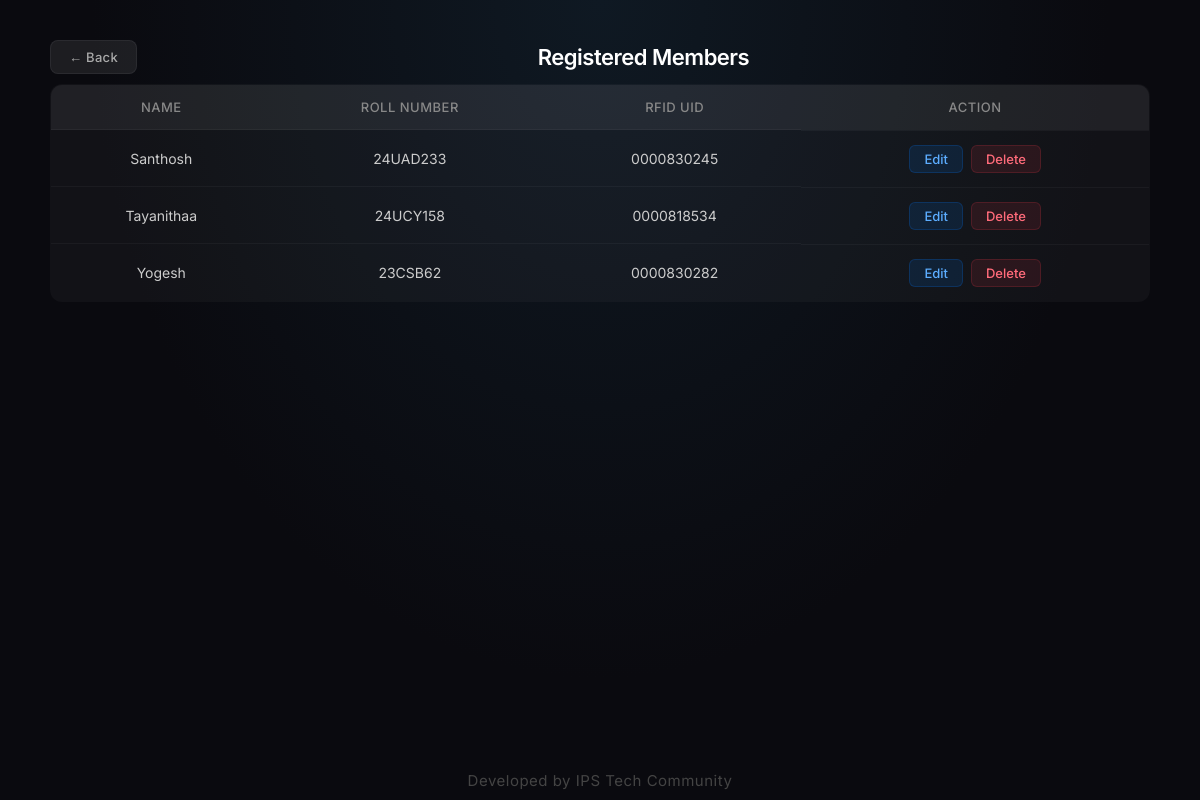
Page /members on the earlier database version.
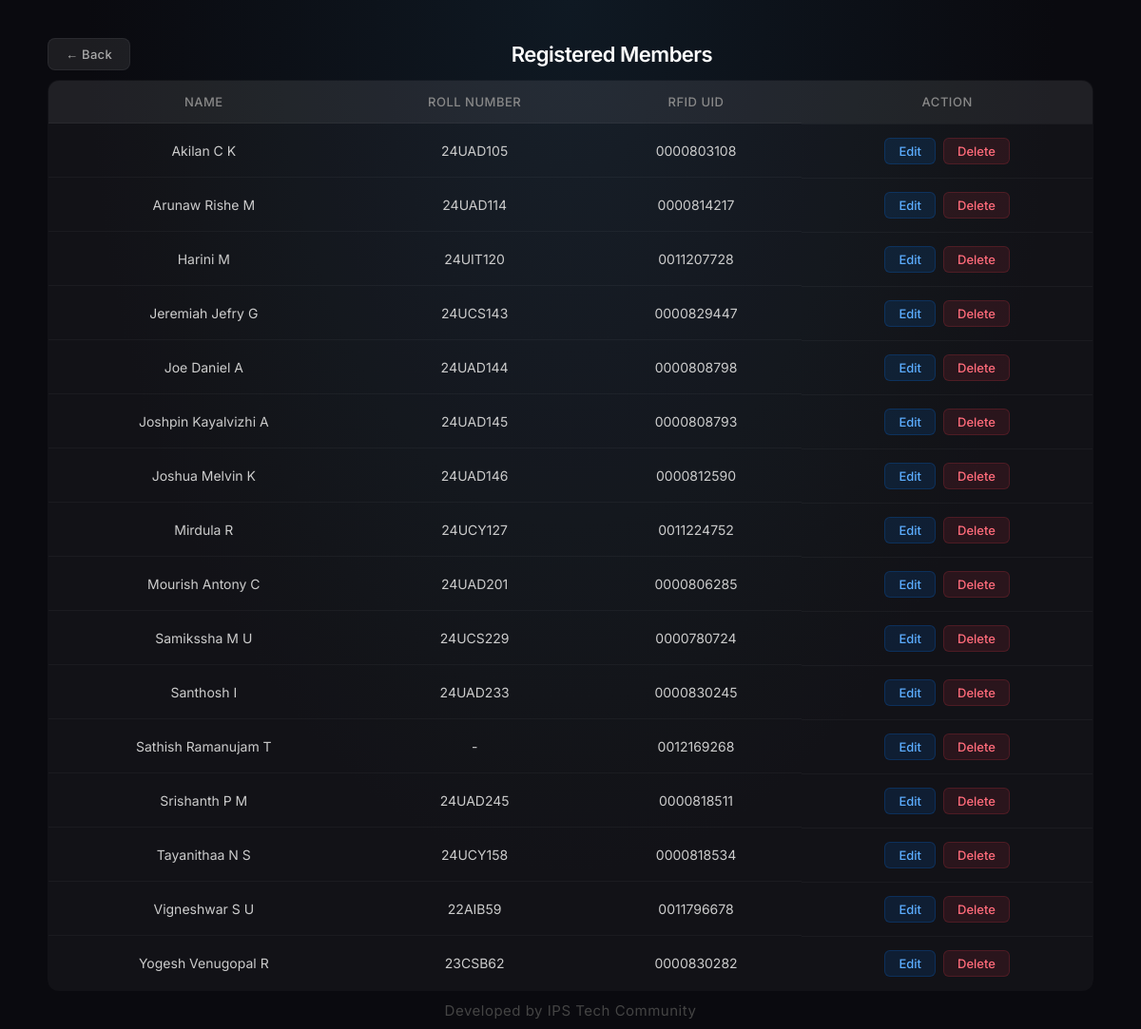
Same page on the later database version.
### tables this page shows
CREATE TABLE students (
            id INTEGER PRIMARY KEY AUTOINCREMENT,
            name TEXT NOT NULL,
            roll_number TEXT,
            rfid_uid TEXT UNIQUE NOT NULL
        );

### app.py (the view)
@app.route("/members")
def members():
    conn = get_db()
    cursor = conn.cursor()
    students = cursor.execute("SELECT * FROM students ORDER BY name").fetchall()
    conn.close()
    return render_template("members.html", students=students)

### app.py (called while the page is built)
def get_db():
    conn = sqlite3.connect(DATABASE)
    conn.row_factory = sqlite3.Row
    return conn

### templates/members.html (shortened to what this page needs)
<!DOCTYPE html>
<html>
<head>
    <link rel="stylesheet" href="{{ url_for('static', filename='style.css') }}">
</head>
<body>
<div class="dashboard-container">
    <div class="dashboard-header">
        <a href="/add-member" class="back-btn">&larr; Back</a>
        <h1 style="margin: 0; font-size: 22px;">Registered Members</h1>
    </div>
    {% if students %}
    <table>
        <thead>
            <tr>
                <th>Name</th>
                <th>Roll Number</th>
                <th>RFID UID</th>
                <th>Action</th>
            </tr>
        </thead>
        <tbody>
            {% for s in students %}
            <tr>
                <td>{{ s.name }}</td>
                <td>{{ s.roll_number or '-' }}</td>
                <td>{{ s.rfid_uid }}</td>
                <td class="action-cell">
                    <a href="/edit-member/{{ s.id }}" class="edit-link">Edit</a>
                    <form method="POST" action="/delete-member/{{ s.id }}" style="display:inline" onsubmit="return confirm('Delete {{ s.name }}? This will also remove their attendance data.')">
                        <button type="submit" class="delete-link">Delete</button>
                    </form>
                </td>
            </tr>
            {% endfor %}
        </tbody>
    </table>
    {% else %}
    <p class="history-hint">No members registered yet</p>
    {% endif %}
</div>
<footer class="footer">Developed by IPS Tech Community</footer>
</body>
</html>

Differences in the rows shown:
removed students: name "Tayanithaa", roll_number "24UCY158", rfid_uid "0000818534"
removed students: name "Yogesh", roll_number "23CSB62", rfid_uid "0000830282"
added students: name "Akilan C K", roll_number "24UAD105", rfid_uid "0000803108"
added students: name "Arunaw Rishe M", roll_number "24UAD114", rfid_uid "0000814217"
added students: name "Harini M", roll_number "24UIT120", rfid_uid "0011207728"
added students: name "Jeremiah Jefry G", roll_number "24UCS143", rfid_uid "0000829447"
added students: name "Joe Daniel A", roll_number "24UAD144", rfid_uid "0000808798"
added students: name "Joshpin Kayalvizhi A", roll_number "24UAD145", rfid_uid "0000808793"
added students: name "Joshua Melvin K", roll_number "24UAD146", rfid_uid "0000812590"
added students: name "Mirdula R", roll_number "24UCY127", rfid_uid "0011224752"
added students: name "Mourish Antony C", roll_number "24UAD201", rfid_uid "0000806285"
added students: name "Samikssha M U", roll_number "24UCS229", rfid_uid "0000780724"
added students: name "Santhosh I", roll_number "24UAD233", rfid_uid "0000830245"
added students: name "Sathish Ramanujam T", roll_number "-", rfid_uid "0012169268"
added students: name "Srishanth P M", roll_number "24UAD245", rfid_uid "0000818511"
added students: name "Tayanithaa N S", roll_number "24UCY158", rfid_uid "0000818534"
added students: name "Vigneshwar S U", roll_number "22AIB59", rfid_uid "0011796678"
changed students: name "Santhosh" → "Yogesh Venugopal R"; roll_number "24UAD233" → "23CSB62"; rfid_uid "0000830245" → "0000830282"
